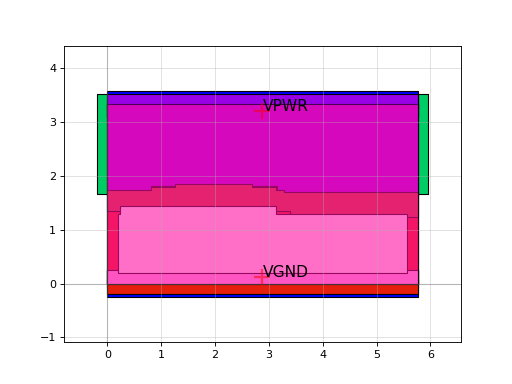

This figure's Python source:
import sky130

c = sky130.components.sky130_fd_sc_hs__o21a_4()
c.plot()
